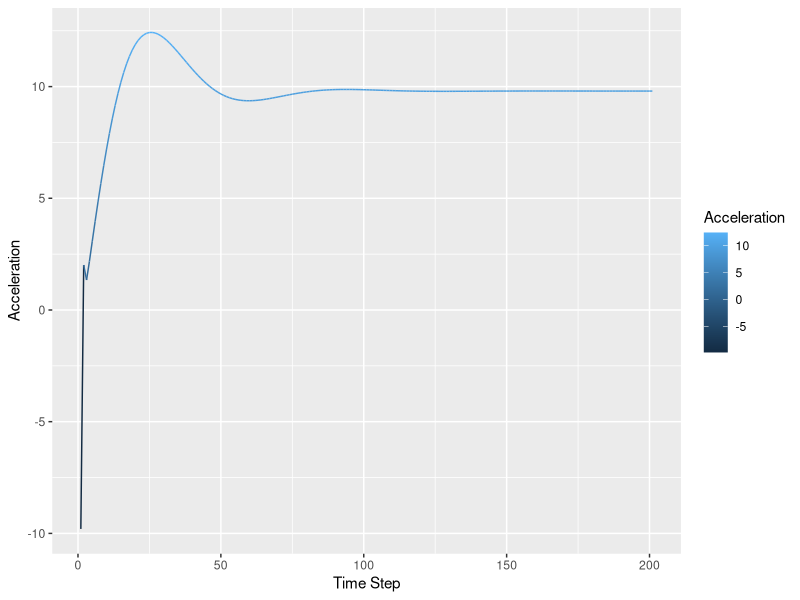

Reproduce this figure in R.
# The goal of this program is to experiment with PID control
# Author: Bill Prucka

library(ggplot2)
library(tibble)
library(tidyverse)

# Simple dynamics to drop under constant acceleration over a time step
# Just downward acceleration due a constant acceleration and initial velocity over a timestep
sim_dynamics <- function(initialState,timeStep,accel) {
  x = initialState$x + initialState$v*timeStep + 1/2*accel*timeStep^2
  v = initialState$v + accel*timeStep
  return(list(x=x,v=v))
}

# Calculate error - this is the difference in position from the location of the object and the setpoint (desired height)
get_error <- function(currentState,setPoint) {
  return( setPoint - currentState$x )
}


# Set up an example with a set height of 10 meters
setPoint = 10

# The proportional, integral, and differential constants
kP = 2
kI = 0.2
kD = 2
timeStep = 0.1
initialState <- list(x=8,v=1)
nTime = 200

# This function uses the initial state and control parameters to simulate the trajectory over time
sim_pid <- function(initialState,kP,kI,kD,timeStep,nTime,setPoint) {
  x = a = eDiff = eInt = e = rep(0,nTime+1)
  a[1] = -9.8
  x[1] = initialState$x
  e[1] = get_error(initialState,setPoint)
  eInt[1] = e[1]*timeStep

  # Loop over control
  for( j in 1:nTime ) {
    e[j+1] = get_error(initialState,setPoint)
    x[j+1] = initialState$x
    eDiff[j+1] = (e[j+1] - e[j])/timeStep
    eInt[j+1] = e[j+1]*timeStep + eInt[j]
    a[j+1] = max(-20,min(kP*e[j+1] + kI*eInt[j+1] + kD*eDiff[j+1],20))
    initialState = sim_dynamics(initialState,timeStep,a[j+1]-9.8)
  }
  tibble(t=1:(nTime+1),xPos=x,a=a,e=e,eDiff=eDiff,eInt=eInt)
}

# This function using numeric optimization to identify the PID parameters that minimize the sum of the squared error.
opts <- optim( c(2,0.1,1), function(x) { v <- sim_pid(initialState,x[1],x[2],x[3],timeStep,nTime,setPoint) %>% pull(xPos)
                                 sum(v^2) }, method="L-BFGS-B" )

# The resulting PID fit is plotted over the first 300 time steps
dt_plot = sim_pid(initialState,opts$par[1],opts$par[2],opts$par[3],timeStep,nTime,setPoint)
ggplot(dt_plot %>% filter(t<300), aes(x=t,y=a,color=a)) + geom_line() + xlab("Time Step") + ylab("Acceleration") +
  labs(color="Acceleration")



